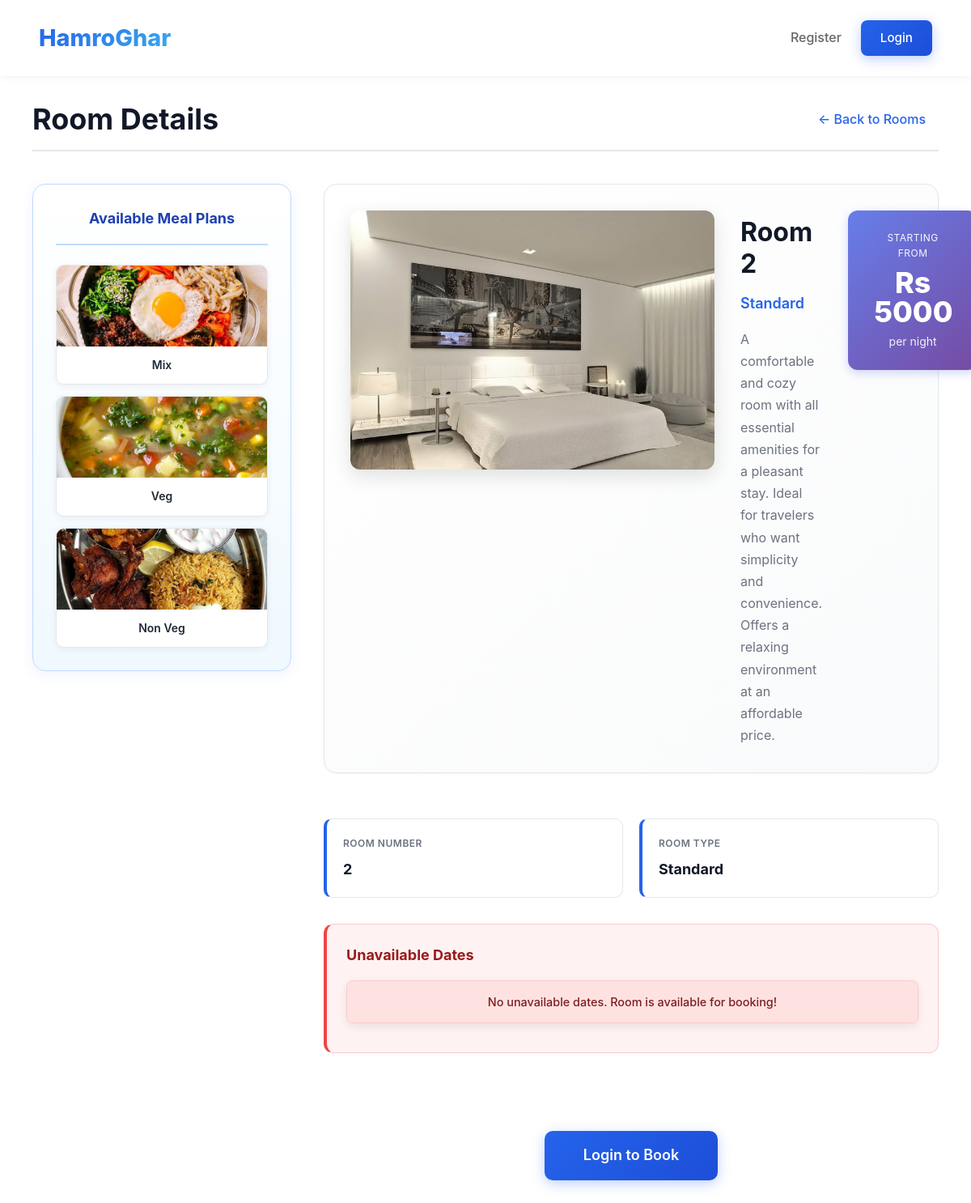
The page /view_room/2 on the database its author committed.
### tables this page shows
CREATE TABLE meal_plans (
            meal_plan_id INTEGER PRIMARY KEY AUTOINCREMENT,
            meal_plan_name TEXT UNIQUE NOT NULL,
            image_path TEXT
        );

CREATE TABLE room_types (
            room_type_id INTEGER PRIMARY KEY AUTOINCREMENT,
            room_type_name TEXT UNIQUE NOT NULL,
            description TEXT,
            price_per_night INTEGER,
            image_path TEXT
        );

CREATE TABLE rooms (
            room_id INTEGER PRIMARY KEY AUTOINCREMENT,
            room_number TEXT UNIQUE NOT NULL,
            room_type_id INTEGER NOT NULL,
            price_per_night INTEGER,
            FOREIGN KEY(room_type_id) REFERENCES room_types(room_type_id) ON DELETE CASCADE
        );

### app.py (the view, shortened to what this page needs)
@app.route("/view_room/<int:room_id>")
def view_room(room_id):
    conn = get_db_connection()
    room = conn.execute("""
        SELECT r.room_id, r.room_number, r.price_per_night, t.room_type_name, t.image_path, t.description
        FROM rooms r
        JOIN room_types t ON r.room_type_id = t.room_type_id
        WHERE r.room_id=?
    """, (room_id,)).fetchone()
    if not room:
        flash("Room not found!", "danger")
        conn.close()
        return redirect(url_for("landing"))
    meal_plans = conn.execute("SELECT * FROM meal_plans").fetchall()
    booked_rows = conn.execute("""
        SELECT arrival_year, arrival_month, arrival_date,
               total_nights, no_of_weekend_nights, no_of_week_nights
        FROM bookings
        WHERE room_id = ? AND booking_status = 'Not_Canceled'
    """, (room_id,)).fetchall()
    conn.close()
    unavailable_ranges = []
    return render_template("view_room.html", room=room, meal_plans=meal_plans, unavailable_ranges=unavailable_ranges)

### app.py (called while the page is built)
def get_db_connection():
    conn = sqlite3.connect(DB_PATH)
    conn.row_factory = sqlite3.Row
    conn.execute("PRAGMA foreign_keys = ON")
    return conn

### templates/view_room.html (shortened to what this page needs)
<!DOCTYPE html>
<html lang="en">
<head>
    <link rel="stylesheet" href="{{ url_for('static', filename='css/landing.css') }}">
    <link rel="stylesheet" href="{{ url_for('static', filename='css/flash.css') }}">
</head>
<body>
    <header>
        <div class="logo">HamroGhar</div>
        <div class="header-right">
            <a href="{{ url_for('register') }}">Register</a>
            <a href="{{ url_for('login') }}" class="btn btn-primary"
                style="color: white; padding: 0.6rem 1.5rem; font-size: 0.95rem;">Login</a>
        </div>
    </header>
    <div class="view-room-container">
        <div class="room-detail-header">
            <h1>Room Details</h1>
            <a href="{{ url_for('landing') }}" class="back-link">
                ← Back to Rooms
            </a>
        </div>
        <div class="main-content-layout">
            {% if meal_plans and meal_plans|length > 0 %}
            <div class="meal-plans-sidebar">
                <h3>Available Meal Plans</h3>
                <div class="meal-plans-list">
                    {% for meal_plan in meal_plans %}
                    {% if meal_plan.meal_plan_name != 'No Meal' %}
                    <div class="meal-plan-item">
                        {% if meal_plan.image_path %}
                        <img src="{{ url_for('static', filename='uploads/menu_plans/' ~ meal_plan.image_path) }}"
                             alt="{{ meal_plan.meal_plan_name }}">
                        {% else %}
                        <img src="https://via.placeholder.com/300x150/e5e7eb/6b7280?text=Meal+Plan"
                             alt="Meal Plan">
                        {% endif %}
                        <div class="meal-plan-name">{{ meal_plan.meal_plan_name }}</div>
                    </div>
                    {% endif %}
                    {% endfor %}
                </div>
            </div>
            {% endif %}
            <div class="room-details-column">
                <div class="room-overview">
                    <div class="room-image-container">
                        {% if room.image_path %}
                        <img src="{{ url_for('static', filename='uploads/rooms/' ~ room.image_path) }}" alt="{{ room.room_type_name }}">
                        {% else %}
                        <img src="https://via.placeholder.com/300x200/6366f1/ffffff?text=Room+{{ room.room_number }}" alt="Room Image">
                        {% endif %}
                    </div>
                    <div class="room-basic-info">
                        <h2 class="room-title">Room {{ room.room_number }}</h2>
                        <p class="room-type">{{ room.room_type_name }}</p>
                        {% if room.description %}
                        <p class="room-description">{{ room.description }}</p>
                        {% endif %}
                    </div>
                    <div class="price-section">
                        <div class="price-label">Starting from</div>
                        <div class="price-amount">Rs {{ room.price_per_night|default(0) }}</div>
                        <div class="price-per-night">per night</div>
                    </div>
                </div>
                <div class="room-details-section">
                    <div class="room-info-grid">
                        <div class="info-item">
                            <strong>Room Number</strong>
                            <span>{{ room.room_number }}</span>
                        </div>
                        <div class="info-item">
                            <strong>Room Type</strong>
                            <span>{{ room.room_type_name }}</span>
                        </div>
                    </div>
                    <div class="unavailable-dates-section">
                        <h3>Unavailable Dates</h3>
                        <ul class="unavailable-list">
                            {% if unavailable_ranges and unavailable_ranges|length > 0 %}
                                {% for r in unavailable_ranges %}
                                    <li>{{ r.start[:10] }} to {{ r.end[:10] }}</li>
                                {% endfor %}
                            {% else %}
                                <li class="empty-state">No unavailable dates. Room is available for booking!</li>
                            {% endif %}
                        </ul>
                    </div>
                </div>
                <div class="book-button-container">
                    <a href="{{ url_for('book_room', room_id=room.room_id) if session.get('user_id') else url_for('login', next=url_for('book_room', room_id=room.room_id)) }}"
                       class="btn-book-large">
                        {% if session.get('user_id') %}
                            Book Now
                        {% else %}
                            Login to Book
                        {% endif %}
                    </a>
                </div>
            </div>
        </div>
    </div>
</body>
</html>

### static/css/landing.css (style rules this page uses)
* { margin: 0; padding: 0; box-sizing: border-box; }
body { font-family: -apple-system, BlinkMacSystemFont, 'Segoe UI', Roboto, sans-serif; line-height: 1.6; color: #333; background: #ffffff; }
header { display: flex; justify-content: space-between; align-items: center; padding: 1.5rem 3rem; background: #ffffff; box-shadow: 0 2px 8px rgba(0, 0, 0, 0.05); position: sticky; top: 0; z-index: 100; }
.logo { font-size: 1.8rem; font-weight: 800; background: linear-gradient(135deg, #2563eb, #3aabed); -webkit-background-clip: text; -webkit-text-fill-color: transparent; background-clip: text; }
.header-right { display: flex; gap: 1.5rem; align-items: center; }
.header-right a { text-decoration: none; color: #666; font-weight: 500; transition: color 0.3s; padding: 0.5rem 0; }
h1 { font-size: 3.5rem; margin-bottom: 1.5rem; color: #ffffff; font-weight: 800; line-height: 1.2; }
.btn { padding: 0.9rem 2rem; font-size: 1rem; text-decoration: none; border-radius: 8px; border: none; cursor: pointer; font-weight: 600; transition: all 0.3s ease; display: inline-block; }
.btn-primary { background: linear-gradient(135deg, #2563eb, #1d4ed8); color: white; box-shadow: 0 4px 15px rgba(37, 99, 235, 0.3); }
.empty-state { text-align: center; padding: 80px 20px; background: white; border-radius: 12px; box-shadow: 0 4px 12px rgba(0, 0, 0, 0.08); }

### rows shown on the page
meal_plans: image_path (picture), meal_plan_name "Mix"
meal_plans: image_path (picture), meal_plan_name "Veg"
meal_plans: image_path (picture), meal_plan_name "Non Veg"
room_types: image_path (picture), room_type_name "Standard", description "A comfortable and cozy room with all essential amenities for a pleasant stay. Ideal for travelers who want simplicity and convenience. Offers a relaxing environment at an affordable price."
rooms: room_number "2", price_per_night "5000"
